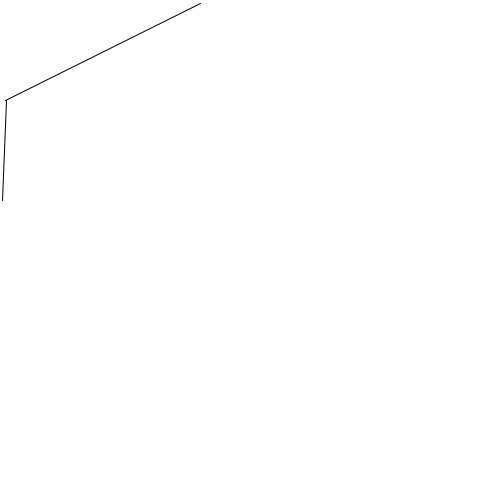
Frame 1 (no input)
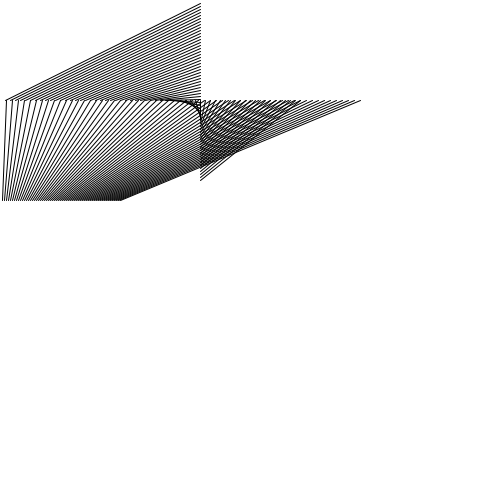
Frame 60 (the mouse pressed at the canvas centre just before this capture)
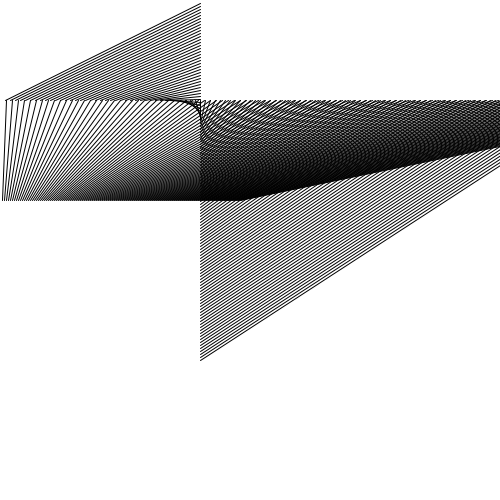
Frame 120 (the mouse held since frame 60 and released just before this capture)

The Processing sketch that drew these frames (run headless with seeded random() and noise(); from frame 60 on, the mouse is pressed at the canvas centre):

// Processing sketch: GrafikaRetro03
// ── GrafikaRetro03.pde
void setup()
{
  size(500, 500);
  strokeWeight(1);
  stroke(0);
  background(255);
  frameRate(60);
}

void draw()
{
  line(frameCount*5, 100,200, 3*frameCount);
  line(frameCount*2, 200, frameCount*6, 100);
}
